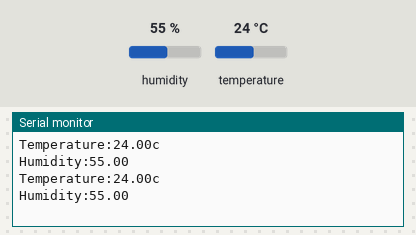
Simulated run of this sketch. Board: Arduino Uno, built with avr-gcc and run on an emulated ATmega328P. On the bench: the last lines printed to the serial monitor. Inputs (shaded band) come from the test bench; at power-on: humidity 55 %, temperature 24 °C.

Above: at 2.8 s.
2.9 s: humidity set to 22 %
At 5.3 s:
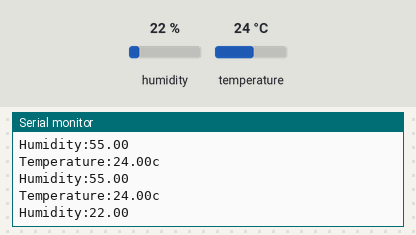
5.6 s: temperature set to 12 °C
At 6.8 s:
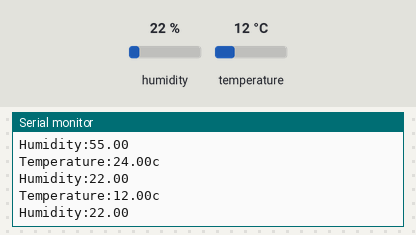
8.3 s: humidity set to 40 %
At 11.6 s:
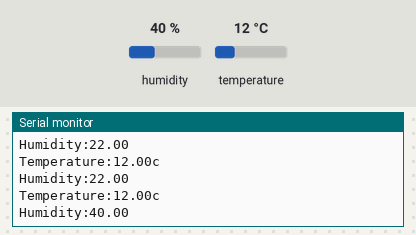
Timing chart, 0 to 13.1 s (numbered marks = the images above; inputs shaded):
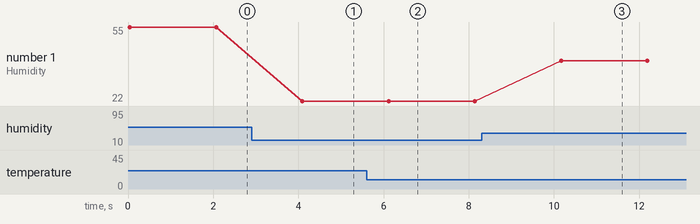

Measured:
- after the input at 2.9 s, the serial monitor: prints a new line after 1.2 s (image 1)
- after the input at 5.6 s, the serial monitor: prints a new line after 0.50 s (image 2)
- after the input at 8.3 s, the serial monitor: prints a new line after 1.9 s (image 3)
- plotted number 1: 55 → 22 after the input at 2.9 s, 22 → 40 after the input at 8.3 s

The sketch:

DHT.ino
```cpp
#include<DHT.h>
#define DHT_TYPE DHT11
#define DHT_PIN A0
DHT dht(DHT_PIN,DHT_TYPE);
void setup() {
  Serial.begin(9600);
  dht.begin();
}

void loop() {
  float temp=dht.readTemperature();
  float hum=dht.readHumidity();
  Serial.print("Temperature:");
  Serial.print(temp);
  Serial.println("c");
  Serial.print("Humidity:");
  Serial.println(hum);
  delay(2000);
}
```
